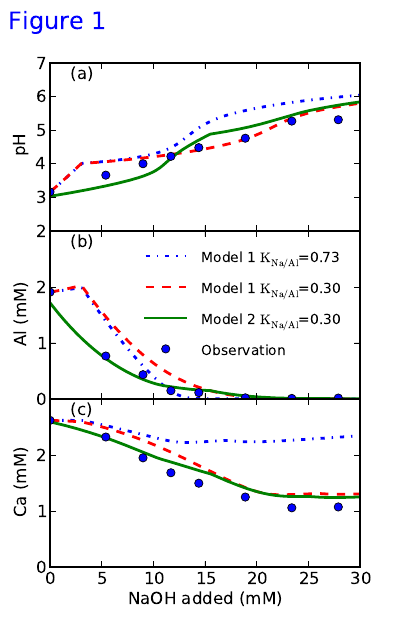

Python code for this plot:
from pylab import *

data = loadtxt('data/luowco2.txt')
pre0 = loadtxt('fig1/wco2b.txt')
pre1 = loadtxt('fig1/wco2bx.txt')
pre2 = loadtxt('fig1/wco2ax.txt')

naoh = data[:, 0];
ph   = data[:, 1];
u    = data[:, 2];
co   = data[:, 4];
ni   = data[:, 5];
mn   = data[:, 6];
fe   = data[:, 7];
ca   = data[:, 8];
si   = data[:, 10];
al   = data[:, 11];
mg   = data[:, 12];

sc = 1e3;
ph0      = pre0[:, 0];
naoh0    = pre0[:, 1]*sc;
al0      = pre0[:, 2]*sc;
ca0      = pre0[:, 4]*sc;
u0       = pre0[:, 5]*sc;

ph1      = pre1[:, 0];
naoh1    = pre1[:, 1]*sc;
al1      = pre1[:, 2]*sc;
ca1      = pre1[:, 4]*sc;
u1       = pre1[:, 5]*sc;

ph2      = pre2[:, 0];
naoh2    = pre2[:, 1]*sc;
al2      = pre2[:, 2]*sc;
ca2      = pre2[:, 4]*sc;
u2       = pre2[:, 5]*sc;

xmax = 30;

fig = figure()
subplots_adjust(hspace=0.001)

ax1=subplot(3, 1, 1);
ax1.plot(naoh0, ph0, 'b-.', naoh1, ph1, 'r--', naoh2, ph2, 'g-', naoh, ph, 'bo', linewidth=2.0)
text(2, 6.5, '(a)')
xlim([0, xmax])
ylim([2, 7])
yticks([2, 3, 4, 5, 6, 7])
ylabel('pH');

text(-4, 8, 'Figure 1', fontsize='x-large', color='b')

ax2=subplot(3, 1, 2);
ax2.plot(naoh0, al0, 'b-.', naoh1, al1, 'r--', naoh2, al2, 'g-', naoh, al, 'bo', linewidth=2.0)
l = legend(('Model 1 $\mathrm{K_{Na/Al}}$=0.73', 'Model 1 $\mathrm{K_{Na/Al}}$=0.30', 'Model 2 $\mathrm{K_{Na/Al}}$=0.30', 'Observation'), numpoints=1, loc=1)
l.draw_frame(False)
t = l.get_texts();
setp(t, fontsize='small');
text(2, 2.7, '(b)')
xlim([0, xmax])
ylim([0, 3])
yticks([0, 1, 2])
ylabel('Al (mM)');

ax3=subplot(3, 1, 3);
ax3.plot(naoh0, ca0, 'b-.', naoh1, ca1, 'r--', naoh2, ca2, 'g-', naoh, ca, 'bo', linewidth=2.0)
xlim([0, xmax])
ylim([0, 3])
text(2, 2.7, '(c)')
ylabel('Ca (mM)');
yticks([0, 1, 2])
xlabel('NaOH added (mM)')

xticklabels=ax1.get_xticklabels()+ax2.get_xticklabels()
setp(xticklabels, visible=False)

fig = matplotlib.pyplot.gcf()
fig.set_size_inches(4, 6.3)
savefig('fig1.pdf')
show()
